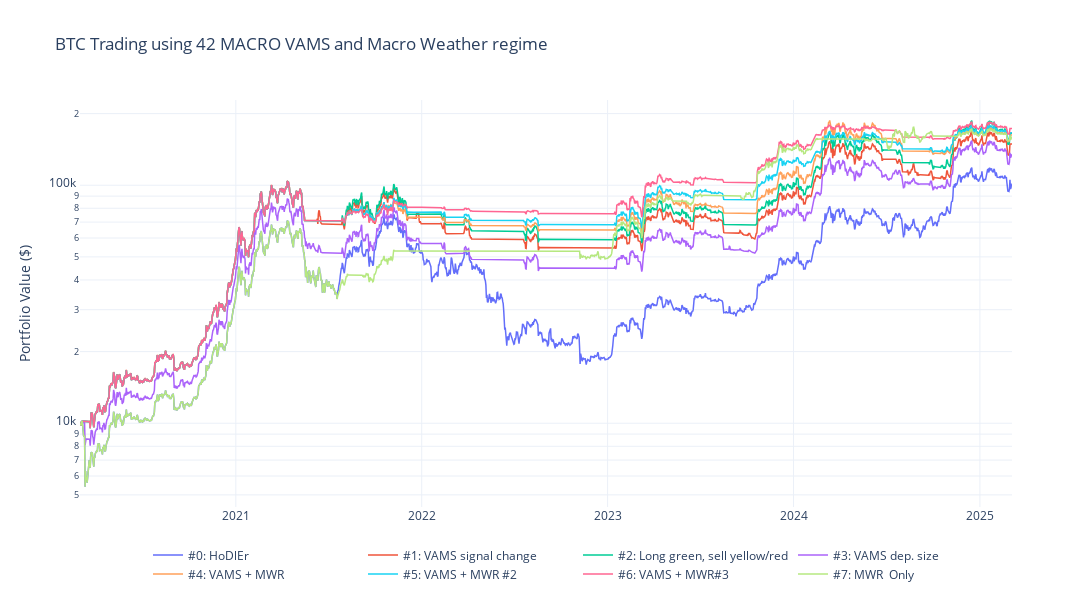

The cell this chart's notebook holds for it:
### Code cell
import plotly.graph_objects as go

# Create figure
fig = go.Figure()

# Add each portfolio's value curve
portfolios = {
    '#0: HoDlEr': bh_pf,
    '#1: VAMS signal change': inout_ords,
    '#2: Long green, sell yellow/red': less_ords,
    '#3: VAMS dep. size': cpf_fo,
    '#4: VAMS + MWR': full_sig,
    '#5: VAMS + MWR #2': full_sig_mod,
    '#6: VAMS + MWR#3': full_sig_mod2,
    '#7: MWR  Only': mwr_only,
}

for name, pf in portfolios.items():
    fig.add_trace(
        go.Scatter(
            x=pf.value().index,
            y=np.round(pf.value().values, 0),
            name=name,
            mode='lines',
            line=dict(width=1.5)
        )
    )

# Update layout with horizontal legend at bottom
fig.update_layout(
    title='BTC Trading using 42 MACRO VAMS and Macro Weather regime',
    yaxis_title='Portfolio Value ($)',
    template='plotly_white',
    width=1100,
    height=600,
    yaxis_type='log',
    showlegend=True,
    hovermode='x unified',
    legend=dict(
        orientation="h",
        yanchor="bottom",
        y=-0.2,
        xanchor="center",
        x=0.5
    )
)

# Show the figure
fig.show()

### Figure 1 — Plotly figure (JSON) as saved in the notebook; plotly's stock layout.template omitted (floating-point values rounded to 4 significant figures; data arrays with more than 128 entries replaced by an {"elided": "..."} marker saying what was removed)
{"data": [{"line": {"width": 1.5}, "mode": "lines", "name": "#0: HoDlEr", "type": "scatter", "x": {"elided": "1831 str values"}, "y": {"elided": "1831 int values"}}, {"line": {"width": 1.5}, "mode": "lines", "name": "#1: VAMS signal change", "type": "scatter", "x": {"elided": "1831 str values"}, "y": {"elided": "1831 int values"}}, {"line": {"width": 1.5}, "mode": "lines", "name": "#2: Long green, sell yellow/red", "type": "scatter", "x": {"elided": "1831 str values"}, "y": {"elided": "1831 int values"}}, {"line": {"width": 1.5}, "mode": "lines", "name": "#3: VAMS dep. size", "type": "scatter", "x": {"elided": "1831 str values"}, "y": {"elided": "1831 int values"}}, {"line": {"width": 1.5}, "mode": "lines", "name": "#4: VAMS + MWR", "type": "scatter", "x": {"elided": "1831 str values"}, "y": {"elided": "1831 int values"}}, {"line": {"width": 1.5}, "mode": "lines", "name": "#5: VAMS + MWR #2", "type": "scatter", "x": {"elided": "1831 str values"}, "y": {"elided": "1831 int values"}}, {"line": {"width": 1.5}, "mode": "lines", "name": "#6: VAMS + MWR#3", "type": "scatter", "x": {"elided": "1831 str values"}, "y": {"elided": "1831 int values"}}, {"line": {"width": 1.5}, "mode": "lines", "name": "#7: MWR  Only", "type": "scatter", "x": {"elided": "1831 str values"}, "y": {"elided": "1831 int values"}}], "layout": {"height": 600, "hovermode": "x unified", "legend": {"orientation": "h", "x": 0.5, "xanchor": "center", "y": -0.2, "yanchor": "bottom"}, "showlegend": true, "title": {"text": "BTC Trading using 42 MACRO VAMS and Macro Weather regime"}, "width": 1100, "yaxis": {"title": {"text": "Portfolio Value ($)"}, "type": "log"}}}
